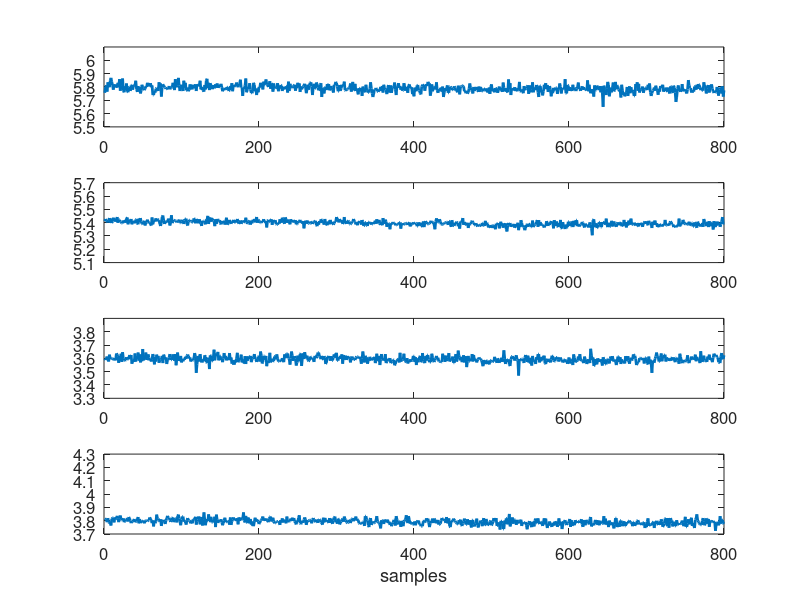
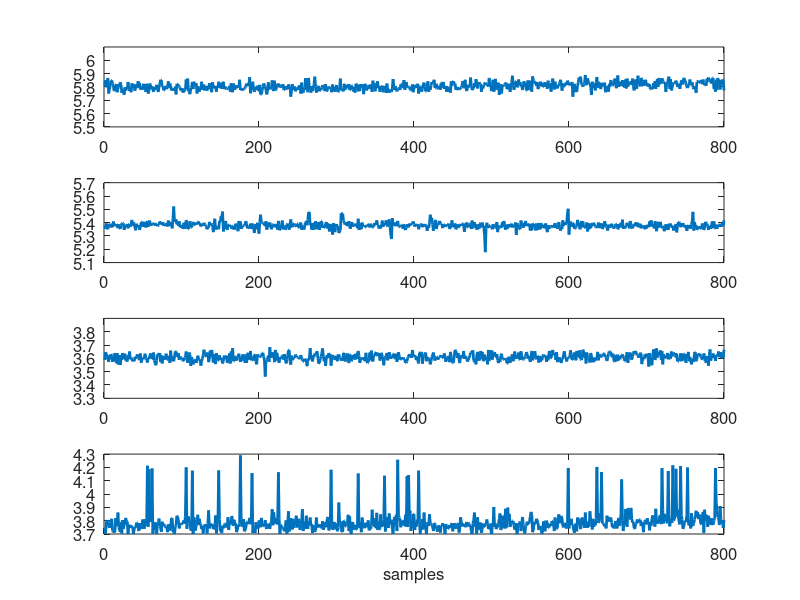
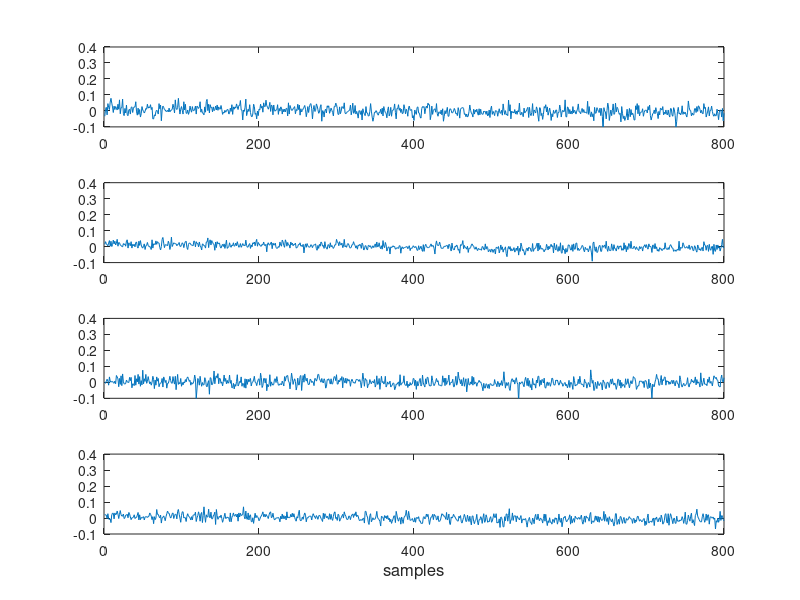
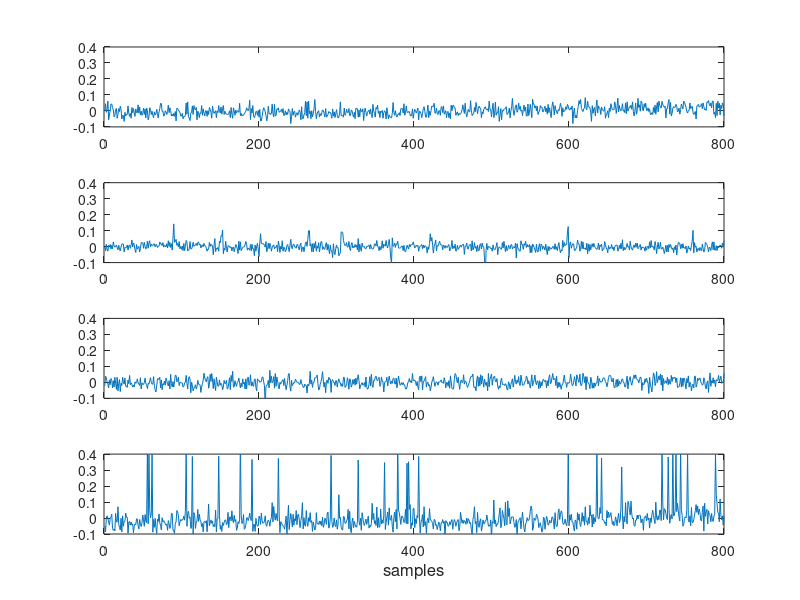

Write the MATLAB code that produced these figures, in order.
close all;
clear all;
clc;

data = load('anchor1_los_distance.mat');
los01 = data.an1_los;
data = load('anchor2_los_distance.mat');
los02 = data.an2_los;
data = load('anchor3_los_distance.mat');
los03 = data.an3_los;
data = load('anchor4_los_distance.mat');
los04 = data.an4_los;
data = load('anchor1_nlos_distance.mat');
nlos01 = data.an1_nlos;
data = load('anchor2_nlos_distance.mat');
nlos02 = data.an2_nlos;
data = load('anchor3_nlos_distance.mat');
nlos03 = data.an3_nlos;
data = load('anchor4_nlos_distance.mat');
nlos04 = data.an4_nlos;

% los_nlos01 = [los01, nlos01+0.6];
% los_nlos02 = [los02, nlos02+0.75];
% los_nlos03 = [los03, nlos03+0.38];
% los_nlos04 = [los04, nlos04+0.4];

t = 1:800;

figure (1)
subplot(411)
plot(t,los01,'linewidth',2)
% ylabel('r_1 (m)','FontSize',12)
axis([0 800 5.5 6.1])
set(gca, 'XTick', 0:200:800, 'FontSize', 12)
subplot(412)
plot(t,los02,'linewidth',2)
% ylabel('r_2 (m)','FontSize',12)
axis([0 800 5.1 5.7])
set(gca, 'XTick', 0:200:800, 'FontSize', 12)
subplot(413)
plot(t,los03,'linewidth',2)
% ylabel('r_3 (m)','FontSize',12)
axis([0 800 3.3 3.9])
set(gca, 'XTick', 0:200:800, 'FontSize', 12)
subplot(414)
plot(t,los04,'linewidth',2)
% ylabel('r_4 (m)','FontSize',12)
axis([0 800 3.7 4.3])
xlabel('samples','FontSize',12)
set(gca, 'XTick', 0:200:800, 'FontSize', 12)

figure (2)
subplot(411)
plot(t,nlos01+0.6,'linewidth',2)
% ylabel('r_1 (m)','FontSize',12)
axis([0 800 5.5 6.1])
set(gca, 'XTick', 0:200:800, 'FontSize', 12)
subplot(412)
plot(t,nlos02+0.75,'linewidth',2)
% ylabel('r_2 (m)','FontSize',12)
axis([0 800 5.1 5.7])
set(gca, 'XTick', 0:200:800, 'FontSize', 12)
subplot(413)
plot(t,nlos03+0.38,'linewidth',2)
% ylabel('r_3 (m)','FontSize',12)
axis([0 800 3.3 3.9])
set(gca, 'XTick', 0:200:800, 'FontSize', 12)
subplot(414)
plot(t,nlos04+0.4,'linewidth',2)
% ylabel('r_4 (m)','FontSize',12)
axis([0 800 3.7 4.3])
set(gca, 'XTick', 0:200:800, 'FontSize', 12)
xlabel('samples','FontSize',12)

figure (3)
subplot(411)
plot(t,los01 - mean(los01))
% ylabel('r_1 (m)','FontSize',12)
axis([0 800 -0.1 0.4])
subplot(412)
plot(t,los02 - mean(los02))
% ylabel('r_2 (m)','FontSize',12)
axis([0 800 -0.1 0.4])
subplot(413)
plot(t,los03 - mean(los03))
% ylabel('r_3 (m)','FontSize',12)
axis([0 800 -0.1 0.4])
subplot(414)
plot(t,los04 - mean(los04))
% ylabel('r_4 (m)','FontSize',12)
axis([0 800 -0.1 0.4])
xlabel('samples','FontSize',12)

figure (4)
subplot(411)
plot(t,nlos01 - mean(nlos01))
% ylabel('r_1 (m)','FontSize',12)
axis([0 800 -0.1 0.4])
subplot(412)
plot(t,nlos02 - mean(nlos02))
% ylabel('r_2 (m)','FontSize',12)
axis([0 800 -0.1 0.4])
subplot(413)
plot(t,nlos03 - mean(nlos03))
% ylabel('r_3 (m)','FontSize',12)
axis([0 800 -0.1 0.4])
subplot(414)
plot(t,nlos04 - mean(nlos04))
% ylabel('r_4 (m)','FontSize',12)
axis([0 800 -0.1 0.4])
xlabel('samples','FontSize',12)




